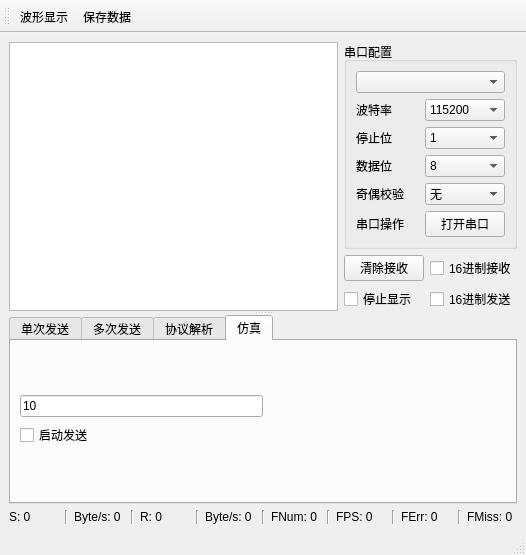
<?xml version="1.0" encoding="UTF-8"?>
<ui version="4.0">
 <class>MainWindow</class>
 <widget class="QMainWindow" name="MainWindow">
  <property name="geometry">
   <rect>
    <x>0</x>
    <y>0</y>
    <width>526</width>
    <height>555</height>
   </rect>
  </property>
  <property name="windowTitle">
   <string>MainWindow</string>
  </property>
  <widget class="QWidget" name="centralwidget">
   <layout class="QGridLayout" name="gridLayout_3">
    <item row="0" column="0">
     <widget class="QSplitter" name="splitter_2">
      <property name="sizePolicy">
       <sizepolicy hsizetype="Expanding" vsizetype="Expanding">
        <horstretch>0</horstretch>
        <verstretch>0</verstretch>
       </sizepolicy>
      </property>
      <property name="orientation">
       <enum>Qt::Vertical</enum>
      </property>
      <widget class="QWidget" name="layoutWidget">
       <layout class="QVBoxLayout" name="verticalLayout_2">
        <item>
         <layout class="QHBoxLayout" name="horizontalLayout">
          <item>
           <widget class="QPlainTextEdit" name="plainTextEditRec"/>
          </item>
          <item>
           <layout class="QVBoxLayout" name="verticalLayout">
            <item>
             <widget class="QGroupBox" name="groupBox">
              <property name="title">
               <string>串口配置</string>
              </property>
              <layout class="QGridLayout" name="gridLayout">
               <item row="5" column="2">
                <widget class="QPushButton" name="pushButtonOpenPort">
                 <property name="text">
                  <string>打开串口</string>
                 </property>
                </widget>
               </item>
               <item row="3" column="2">
                <widget class="QComboBox" name="comboBoxDataBits">
                 <property name="currentIndex">
                  <number>3</number>
                 </property>
                 <item>
                  <property name="text">
                   <string>5</string>
                  </property>
                 </item>
                 <item>
                  <property name="text">
                   <string>6</string>
                  </property>
                 </item>
                 <item>
                  <property name="text">
                   <string>7</string>
                  </property>
                 </item>
                 <item>
                  <property name="text">
                   <string>8</string>
                  </property>
                 </item>
                </widget>
               </item>
               <item row="1" column="2">
                <widget class="QComboBox" name="comboBoxBaudRate">
                 <property name="currentText">
                  <string>115200</string>
                 </property>
                 <property name="currentIndex">
                  <number>10</number>
                 </property>
                 <item>
                  <property name="text">
                   <string>1200</string>
                  </property>
                 </item>
                 <item>
                  <property name="text">
                   <string>2400</string>
                  </property>
                 </item>
                 <item>
                  <property name="text">
                   <string>4800</string>
                  </property>
                 </item>
                 <item>
                  <property name="text">
                   <string>9600</string>
                  </property>
                 </item>
                 <item>
                  <property name="text">
                   <string>14400</string>
                  </property>
                 </item>
                 <item>
                  <property name="text">
                   <string>19200</string>
                  </property>
                 </item>
                 <item>
                  <property name="text">
                   <string>38400</string>
                  </property>
                 </item>
                 <item>
                  <property name="text">
                   <string>43000</string>
                  </property>
                 </item>
                 <item>
                  <property name="text">
                   <string>57600</string>
                  </property>
                 </item>
                 <item>
                  <property name="text">
                   <string>76800</string>
                  </property>
                 </item>
                 <item>
                  <property name="text">
                   <string>115200</string>
                  </property>
                 </item>
                 <item>
                  <property name="text">
                   <string>128000</string>
                  </property>
                 </item>
                 <item>
                  <property name="text">
                   <string>230400</string>
                  </property>
                 </item>
                 <item>
                  <property name="text">
                   <string>256000</string>
                  </property>
                 </item>
                 <item>
                  <property name="text">
                   <string>460800</string>
                  </property>
                 </item>
                 <item>
                  <property name="text">
                   <string>921600</string>
                  </property>
                 </item>
                 <item>
                  <property name="text">
                   <string>1382400</string>
                  </property>
                 </item>
                </widget>
               </item>
               <item row="4" column="0" colspan="2">
                <widget class="QLabel" name="labelParity">
                 <property name="text">
                  <string>奇偶校验</string>
                 </property>
                </widget>
               </item>
               <item row="0" column="0" colspan="3">
                <widget class="openSerialPort" name="comboBoxSerialPort"/>
               </item>
               <item row="2" column="0" colspan="2">
                <widget class="QLabel" name="labelStopBits">
                 <property name="text">
                  <string>停止位</string>
                 </property>
                </widget>
               </item>
               <item row="5" column="0">
                <widget class="QLabel" name="labelParityOpenPort">
                 <property name="text">
                  <string>串口操作</string>
                 </property>
                </widget>
               </item>
               <item row="3" column="0" colspan="2">
                <widget class="QLabel" name="labelDataBits">
                 <property name="text">
                  <string>数据位</string>
                 </property>
                </widget>
               </item>
               <item row="4" column="2">
                <widget class="QComboBox" name="comboBoxParity">
                 <item>
                  <property name="text">
                   <string>无</string>
                  </property>
                 </item>
                 <item>
                  <property name="text">
                   <string>奇校验</string>
                  </property>
                 </item>
                 <item>
                  <property name="text">
                   <string>偶校验</string>
                  </property>
                 </item>
                </widget>
               </item>
               <item row="2" column="2">
                <widget class="QComboBox" name="comboBoxStopBits">
                 <item>
                  <property name="text">
                   <string>1</string>
                  </property>
                 </item>
                 <item>
                  <property name="text">
                   <string>1.5</string>
                  </property>
                 </item>
                 <item>
                  <property name="text">
                   <string>2</string>
                  </property>
                 </item>
                </widget>
               </item>
               <item row="1" column="0">
                <widget class="QLabel" name="labelBaudRate">
                 <property name="text">
                  <string>波特率</string>
                 </property>
                </widget>
               </item>
              </layout>
             </widget>
            </item>
            <item>
             <layout class="QGridLayout" name="gridLayout_2">
              <item row="1" column="1">
               <widget class="QCheckBox" name="checkBoxHexSend">
                <property name="text">
                 <string>16进制发送</string>
                </property>
               </widget>
              </item>
              <item row="1" column="0">
               <widget class="QCheckBox" name="checkBoxStopShow">
                <property name="text">
                 <string>停止显示</string>
                </property>
               </widget>
              </item>
              <item row="0" column="0">
               <widget class="QPushButton" name="pushButtonClearRec">
                <property name="text">
                 <string>清除接收</string>
                </property>
               </widget>
              </item>
              <item row="0" column="1">
               <widget class="QCheckBox" name="checkBoxHexRec">
                <property name="text">
                 <string>16进制接收</string>
                </property>
               </widget>
              </item>
             </layout>
            </item>
           </layout>
          </item>
         </layout>
        </item>
       </layout>
      </widget>
      <widget class="QTabWidget" name="tabWidget">
       <property name="sizePolicy">
        <sizepolicy hsizetype="Expanding" vsizetype="Preferred">
         <horstretch>0</horstretch>
         <verstretch>0</verstretch>
        </sizepolicy>
       </property>
       <property name="maximumSize">
        <size>
         <width>16777215</width>
         <height>16777215</height>
        </size>
       </property>
       <property name="currentIndex">
        <number>3</number>
       </property>
       <widget class="QWidget" name="tab_1">
        <attribute name="title">
         <string notr="true">单次发送</string>
        </attribute>
        <layout class="QHBoxLayout" name="horizontalLayout_6" stretch="8,1">
         <item>
          <widget class="QPlainTextEdit" name="plainTextEditSend"/>
         </item>
         <item>
          <layout class="QVBoxLayout" name="verticalLayout_3">
           <item>
            <widget class="QPushButton" name="pushButtonSingleSend">
             <property name="text">
              <string>发送</string>
             </property>
            </widget>
           </item>
           <item>
            <layout class="QHBoxLayout" name="horizontalLayout_2">
             <item>
              <widget class="QLineEdit" name="lineEditSingleSend">
               <property name="text">
                <string>1000</string>
               </property>
              </widget>
             </item>
             <item>
              <widget class="QLabel" name="label_2">
               <property name="font">
                <font>
                 <pointsize>11</pointsize>
                </font>
               </property>
               <property name="text">
                <string>ms</string>
               </property>
              </widget>
             </item>
            </layout>
           </item>
           <item>
            <widget class="QCheckBox" name="checkBoxSingleSend">
             <property name="text">
              <string>定时发送</string>
             </property>
            </widget>
           </item>
           <item>
            <widget class="QPushButton" name="pushButtonClearSend">
             <property name="text">
              <string>清除发送</string>
             </property>
            </widget>
           </item>
          </layout>
         </item>
        </layout>
       </widget>
       <widget class="QWidget" name="tab_2">
        <attribute name="title">
         <string notr="true">多次发送</string>
        </attribute>
        <layout class="QHBoxLayout" name="horizontalLayout_4" stretch="8,1">
         <item>
          <layout class="QGridLayout" name="gridLayout_5">
           <property name="leftMargin">
            <number>0</number>
           </property>
           <property name="rightMargin">
            <number>0</number>
           </property>
           <item row="0" column="0">
            <widget class="QCheckBox" name="checkBoxMultiSend_1">
             <property name="text">
              <string/>
             </property>
            </widget>
           </item>
           <item row="0" column="1">
            <widget class="QLineEdit" name="lineEditMultiSend_1"/>
           </item>
           <item row="0" column="2">
            <widget class="QPushButton" name="pushButtonMultiSend_1">
             <property name="sizePolicy">
              <sizepolicy hsizetype="Fixed" vsizetype="Fixed">
               <horstretch>0</horstretch>
               <verstretch>0</verstretch>
              </sizepolicy>
             </property>
             <property name="maximumSize">
              <size>
               <width>20</width>
               <height>16777215</height>
              </size>
             </property>
             <property name="text">
              <string>1</string>
             </property>
            </widget>
           </item>
           <item row="0" column="3">
            <widget class="QCheckBox" name="checkBoxMultiSend_6">
             <property name="text">
              <string/>
             </property>
            </widget>
           </item>
           <item row="0" column="4">
            <widget class="QLineEdit" name="lineEditMultiSend_6"/>
           </item>
           <item row="0" column="5">
            <widget class="QPushButton" name="pushButtonMultiSend_6">
             <property name="sizePolicy">
              <sizepolicy hsizetype="Fixed" vsizetype="Fixed">
               <horstretch>0</horstretch>
               <verstretch>0</verstretch>
              </sizepolicy>
             </property>
             <property name="maximumSize">
              <size>
               <width>20</width>
               <height>16777215</height>
              </size>
             </property>
             <property name="text">
              <string>6</string>
             </property>
            </widget>
           </item>
           <item row="1" column="0">
            <widget class="QCheckBox" name="checkBoxMultiSend_2">
             <property name="text">
              <string/>
             </property>
            </widget>
           </item>
           <item row="1" column="1">
            <widget class="QLineEdit" name="lineEditMultiSend_2"/>
           </item>
           <item row="1" column="2">
            <widget class="QPushButton" name="pushButtonMultiSend_2">
             <property name="sizePolicy">
              <sizepolicy hsizetype="Fixed" vsizetype="Fixed">
               <horstretch>0</horstretch>
               <verstretch>0</verstretch>
              </sizepolicy>
             </property>
             <property name="maximumSize">
              <size>
               <width>20</width>
               <height>16777215</height>
              </size>
             </property>
             <property name="text">
              <string>2</string>
             </property>
            </widget>
           </item>
           <item row="1" column="3">
            <widget class="QCheckBox" name="checkBoxMultiSend_7">
             <property name="text">
              <string/>
             </property>
            </widget>
           </item>
           <item row="1" column="4">
            <widget class="QLineEdit" name="lineEditMultiSend_7"/>
           </item>
           <item row="1" column="5">
            <widget class="QPushButton" name="pushButtonMultiSend_7">
             <property name="sizePolicy">
              <sizepolicy hsizetype="Fixed" vsizetype="Fixed">
               <horstretch>0</horstretch>
               <verstretch>0</verstretch>
              </sizepolicy>
             </property>
             <property name="maximumSize">
              <size>
               <width>20</width>
               <height>16777215</height>
              </size>
             </property>
             <property name="text">
              <string>7</string>
             </property>
            </widget>
           </item>
           <item row="2" column="0">
            <widget class="QCheckBox" name="checkBoxMultiSend_3">
             <property name="text">
              <string/>
             </property>
            </widget>
           </item>
           <item row="2" column="1">
            <widget class="QLineEdit" name="lineEditMultiSend_3"/>
           </item>
           <item row="2" column="2">
            <widget class="QPushButton" name="pushButtonMultiSend_3">
             <property name="sizePolicy">
              <sizepolicy hsizetype="Fixed" vsizetype="Fixed">
               <horstretch>0</horstretch>
               <verstretch>0</verstretch>
              </sizepolicy>
             </property>
             <property name="maximumSize">
              <size>
               <width>20</width>
               <height>16777215</height>
              </size>
             </property>
             <property name="text">
              <string>3</string>
             </property>
            </widget>
           </item>
           <item row="2" column="3">
            <widget class="QCheckBox" name="checkBoxMultiSend_8">
             <property name="text">
              <string/>
             </property>
            </widget>
           </item>
           <item row="2" column="4">
            <widget class="QLineEdit" name="lineEditMultiSend_8"/>
           </item>
           <item row="2" column="5">
            <widget class="QPushButton" name="pushButtonMultiSend_8">
             <property name="sizePolicy">
              <sizepolicy hsizetype="Fixed" vsizetype="Fixed">
               <horstretch>0</horstretch>
               <verstretch>0</verstretch>
              </sizepolicy>
             </property>
             <property name="maximumSize">
              <size>
               <width>20</width>
               <height>16777215</height>
              </size>
             </property>
             <property name="text">
              <string>8</string>
             </property>
            </widget>
           </item>
           <item row="3" column="0">
            <widget class="QCheckBox" name="checkBoxMultiSend_4">
             <property name="text">
              <string/>
             </property>
            </widget>
           </item>
           <item row="3" column="1">
            <widget class="QLineEdit" name="lineEditMultiSend_4"/>
           </item>
           <item row="3" column="2">
            <widget class="QPushButton" name="pushButtonMultiSend_4">
             <property name="sizePolicy">
              <sizepolicy hsizetype="Fixed" vsizetype="Fixed">
               <horstretch>0</horstretch>
               <verstretch>0</verstretch>
              </sizepolicy>
             </property>
             <property name="maximumSize">
              <size>
               <width>20</width>
               <height>16777215</height>
              </size>
             </property>
             <property name="text">
              <string>4</string>
             </property>
            </widget>
           </item>
           <item row="3" column="3">
            <widget class="QCheckBox" name="checkBoxMultiSend_9">
             <property name="text">
              <string/>
             </property>
            </widget>
           </item>
           <item row="3" column="4">
            <widget class="QLineEdit" name="lineEditMultiSend_9"/>
           </item>
           <item row="3" column="5">
            <widget class="QPushButton" name="pushButtonMultiSend_9">
             <property name="sizePolicy">
              <sizepolicy hsizetype="Fixed" vsizetype="Fixed">
               <horstretch>0</horstretch>
               <verstretch>0</verstretch>
              </sizepolicy>
             </property>
             <property name="maximumSize">
              <size>
               <width>20</width>
               <height>16777215</height>
              </size>
             </property>
             <property name="text">
              <string>9</string>
             </property>
            </widget>
           </item>
           <item row="4" column="0">
            <widget class="QCheckBox" name="checkBoxMultiSend_5">
             <property name="text">
              <string/>
             </property>
            </widget>
           </item>
           <item row="4" column="1">
            <widget class="QLineEdit" name="lineEditMultiSend_5"/>
           </item>
           <item row="4" column="2">
            <widget class="QPushButton" name="pushButtonMultiSend_5">
             <property name="sizePolicy">
              <sizepolicy hsizetype="Fixed" vsizetype="Fixed">
               <horstretch>0</horstretch>
               <verstretch>0</verstretch>
              </sizepolicy>
             </property>
             <property name="maximumSize">
              <size>
               <width>20</width>
               <height>16777215</height>
              </size>
             </property>
             <property name="text">
              <string>5</string>
             </property>
            </widget>
           </item>
           <item row="4" column="3">
            <widget class="QCheckBox" name="checkBoxMultiSend_10">
             <property name="text">
              <string/>
             </property>
            </widget>
           </item>
           <item row="4" column="4">
            <widget class="QLineEdit" name="lineEditMultiSend_10"/>
           </item>
           <item row="4" column="5">
            <widget class="QPushButton" name="pushButtonMultiSend_10">
             <property name="sizePolicy">
              <sizepolicy hsizetype="Fixed" vsizetype="Fixed">
               <horstretch>0</horstretch>
               <verstretch>0</verstretch>
              </sizepolicy>
             </property>
             <property name="maximumSize">
              <size>
               <width>20</width>
               <height>16777215</height>
              </size>
             </property>
             <property name="text">
              <string>10</string>
             </property>
            </widget>
           </item>
          </layout>
         </item>
         <item>
          <layout class="QVBoxLayout" name="verticalLayout_4">
           <item>
            <spacer name="verticalSpacer_2">
             <property name="orientation">
              <enum>Qt::Vertical</enum>
             </property>
             <property name="sizeHint" stdset="0">
              <size>
               <width>20</width>
               <height>40</height>
              </size>
             </property>
            </spacer>
           </item>
           <item>
            <layout class="QHBoxLayout" name="horizontalLayout_3">
             <item>
              <widget class="QLineEdit" name="lineEditMultiSend">
               <property name="text">
                <string>1000</string>
               </property>
              </widget>
             </item>
             <item>
              <widget class="QLabel" name="label">
               <property name="font">
                <font>
                 <pointsize>11</pointsize>
                </font>
               </property>
               <property name="text">
                <string>ms</string>
               </property>
              </widget>
             </item>
            </layout>
           </item>
           <item>
            <widget class="QCheckBox" name="checkBoxMultiSend">
             <property name="text">
              <string>定时发送</string>
             </property>
            </widget>
           </item>
           <item>
            <spacer name="verticalSpacer_3">
             <property name="orientation">
              <enum>Qt::Vertical</enum>
             </property>
             <property name="sizeHint" stdset="0">
              <size>
               <width>20</width>
               <height>40</height>
              </size>
             </property>
            </spacer>
           </item>
          </layout>
         </item>
        </layout>
       </widget>
       <widget class="QWidget" name="tab">
        <attribute name="title">
         <string>协议解析</string>
        </attribute>
        <layout class="QGridLayout" name="gridLayout_4">
         <item row="0" column="0">
          <widget class="QSplitter" name="splitter">
           <property name="orientation">
            <enum>Qt::Horizontal</enum>
           </property>
           <widget class="QWidget" name="layoutWidget">
            <layout class="QVBoxLayout" name="verticalLayout_5">
             <item>
              <widget class="QCheckBox" name="checkBoxFrameData">
               <property name="text">
                <string> 显示帧数据</string>
               </property>
              </widget>
             </item>
             <item>
              <widget class="QPlainTextEdit" name="plainTextEditFrameData"/>
             </item>
            </layout>
           </widget>
           <widget class="QWidget" name="layoutWidget">
            <layout class="QVBoxLayout" name="verticalLayout_6">
             <item>
              <layout class="QHBoxLayout" name="horizontalLayout_7">
               <item>
                <widget class="QCheckBox" name="checkBoxPlotData">
                 <property name="text">
                  <string>显示绘图数据</string>
                 </property>
                </widget>
               </item>
               <item>
                <widget class="QPushButton" name="pushButtonClearFramePlotData">
                 <property name="text">
                  <string>清除接收</string>
                 </property>
                </widget>
               </item>
              </layout>
             </item>
             <item>
              <widget class="QPlainTextEdit" name="plainTextEditPlotData"/>
             </item>
            </layout>
           </widget>
          </widget>
         </item>
        </layout>
       </widget>
       <widget class="QWidget" name="tab_3">
        <attribute name="title">
         <string>仿真</string>
        </attribute>
        <layout class="QGridLayout" name="gridLayout_6">
         <item row="0" column="0">
          <layout class="QVBoxLayout" name="verticalLayout_7">
           <item>
            <widget class="QLineEdit" name="lineEditWaveGeneInterval">
             <property name="text">
              <string>10</string>
             </property>
            </widget>
           </item>
           <item>
            <widget class="QCheckBox" name="checkBoxWaveGeneStart">
             <property name="text">
              <string>启动发送</string>
             </property>
            </widget>
           </item>
          </layout>
         </item>
         <item row="0" column="1">
          <spacer name="horizontalSpacer">
           <property name="orientation">
            <enum>Qt::Horizontal</enum>
           </property>
           <property name="sizeHint" stdset="0">
            <size>
             <width>237</width>
             <height>20</height>
            </size>
           </property>
          </spacer>
         </item>
        </layout>
       </widget>
      </widget>
     </widget>
    </item>
    <item row="1" column="0">
     <layout class="QHBoxLayout" name="horizontalLayout_5">
      <item>
       <widget class="QLabel" name="labelSendNum">
        <property name="text">
         <string>S: 0</string>
        </property>
       </widget>
      </item>
      <item>
       <widget class="Line" name="line_7">
        <property name="orientation">
         <enum>Qt::Vertical</enum>
        </property>
       </widget>
      </item>
      <item>
       <widget class="QLabel" name="labelSendRate">
        <property name="text">
         <string>Byte/s: 0</string>
        </property>
       </widget>
      </item>
      <item>
       <widget class="Line" name="line_6">
        <property name="orientation">
         <enum>Qt::Vertical</enum>
        </property>
       </widget>
      </item>
      <item>
       <widget class="QLabel" name="labelRecvNum">
        <property name="text">
         <string>R: 0</string>
        </property>
       </widget>
      </item>
      <item>
       <widget class="Line" name="line_5">
        <property name="orientation">
         <enum>Qt::Vertical</enum>
        </property>
       </widget>
      </item>
      <item>
       <widget class="QLabel" name="labelRecvRate">
        <property name="text">
         <string>Byte/s: 0</string>
        </property>
       </widget>
      </item>
      <item>
       <widget class="Line" name="line_4">
        <property name="orientation">
         <enum>Qt::Vertical</enum>
        </property>
       </widget>
      </item>
      <item>
       <widget class="QLabel" name="labelRecvFrameNum">
        <property name="text">
         <string>FNum: 0</string>
        </property>
       </widget>
      </item>
      <item>
       <widget class="Line" name="line_3">
        <property name="orientation">
         <enum>Qt::Vertical</enum>
        </property>
       </widget>
      </item>
      <item>
       <widget class="QLabel" name="labelRecvFrameRate">
        <property name="text">
         <string>FPS: 0</string>
        </property>
       </widget>
      </item>
      <item>
       <widget class="Line" name="line_2">
        <property name="orientation">
         <enum>Qt::Vertical</enum>
        </property>
       </widget>
      </item>
      <item>
       <widget class="QLabel" name="labelRecvFrameErrNum">
        <property name="text">
         <string>FErr: 0</string>
        </property>
       </widget>
      </item>
      <item>
       <widget class="Line" name="line">
        <property name="orientation">
         <enum>Qt::Vertical</enum>
        </property>
       </widget>
      </item>
      <item>
       <widget class="QLabel" name="labelRecvFrameMissNum">
        <property name="text">
         <string>FMiss: 0</string>
        </property>
       </widget>
      </item>
     </layout>
    </item>
   </layout>
  </widget>
  <widget class="QStatusBar" name="statusbar"/>
  <widget class="QToolBar" name="toolBar">
   <property name="windowTitle">
    <string>toolBar</string>
   </property>
   <attribute name="toolBarArea">
    <enum>TopToolBarArea</enum>
   </attribute>
   <attribute name="toolBarBreak">
    <bool>false</bool>
   </attribute>
   <addaction name="actionPlotShow"/>
   <addaction name="actionSaveCsv"/>
  </widget>
  <action name="actionPlotShow">
   <property name="text">
    <string>波形显示</string>
   </property>
   <property name="toolTip">
    <string>波形显示/关闭</string>
   </property>
   <property name="visible">
    <bool>true</bool>
   </property>
  </action>
  <action name="actionSaveCsv">
   <property name="checkable">
    <bool>true</bool>
   </property>
   <property name="text">
    <string>保存数据</string>
   </property>
  </action>
 </widget>
 <customwidgets>
  <customwidget>
   <class>openSerialPort</class>
   <extends>QComboBox</extends>
   <header>openserialport.h</header>
  </customwidget>
 </customwidgets>
 <resources/>
 <connections/>
</ui>
